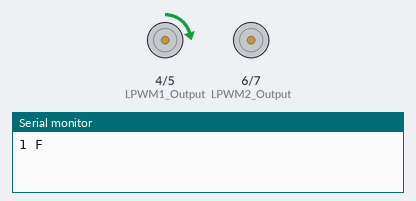
Bench run of a sketch on a simulated Arduino Mega 2560, built with avr-gcc and run on an emulated ATmega2560. Shown: motor-driver pin pairs drawn as motors (green arrow = first pin HIGH = forward, orange = second pin HIGH = backward, longer = more drive), the last lines printed to the serial monitor.

Above: at 0.1 s.
At 36.1 s:
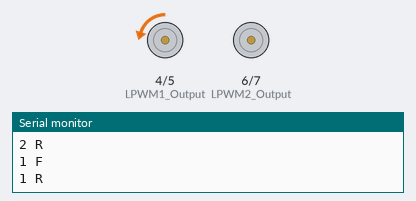
Timing chart, 0 to 39.5 s (numbered marks = the images above):
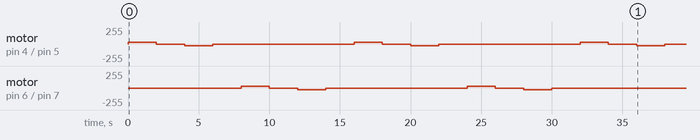

The sketch:

sketch_dec20a.ino
```cpp
#include <Servo.h>
#include <Wire.h>
#include <SoftwareSerial.h>


const int RPWM2_Output = 7;
const int LPWM2_Output = 6;

const int RPWM1_Output = 5;
const int LPWM1_Output = 4;


const int PIN_PING_PONG_LED = 50;

const int speedModifier = 50;
const int maxForward = 512 + speedModifier;
const int maxReverse = 512 - speedModifier;


void setup() {
    Serial.begin(115200);


}

void loop() {

 Serial.println("1 F");
drive(maxForward, 1);

delay(2000);
stop();
delay(2000);
Serial.println("1 R");
drive(maxReverse, 1);

delay(2000);
stop();
delay(2000);

Serial.println("2 F");
drive(maxForward, 2);


delay(2000);
stop();
delay(2000);
Serial.println("2 R");
drive(maxReverse, 2);

delay(2000);
stop();
delay(2000);

}


void drive(int s, int m) {


  if (s < 512)
  {
    // reverse rotation
    int reversePWM = -(s - 511) / 2;
    if (m == 1) {
    analogWrite(LPWM1_Output, 0);
    analogWrite(RPWM1_Output, reversePWM);
    } else {
          analogWrite(LPWM2_Output, 0);
    analogWrite(RPWM2_Output, reversePWM);
    }
  }
  else
  {
    // forward rotation
    int forwardPWM = (s - 512) / 2;
    if (m == 1) {
    analogWrite(RPWM1_Output, 0);
    analogWrite(LPWM1_Output, forwardPWM);
    } else {
        analogWrite(RPWM2_Output, 0);
    analogWrite(LPWM2_Output, forwardPWM);
    }
  }

}

void stop() {
//   steering_servo.detach();

  analogWrite(LPWM1_Output, 0);
  analogWrite(RPWM1_Output, 0);
    analogWrite(LPWM2_Output, 0);
  analogWrite(RPWM2_Output, 0);
}
```

Measured:
- by itself, motor on pin 4 (LPWM1_Output) / pin 5 (RPWM1_Output): repeats every 16.0 s: stopped 2.0 s, backward 24/255 2.0 s, stopped 10.0 s, forward 25/255 2.0 s
- by itself, motor on pin 6 (LPWM2_Output) / pin 7 (RPWM2_Output): stopped → forward 25/255 at 8.0 s, → stopped 2.0 s later, → backward 24/255 2.0 s later, → stopped 2.0 s later, … (8 changes in this stretch)
